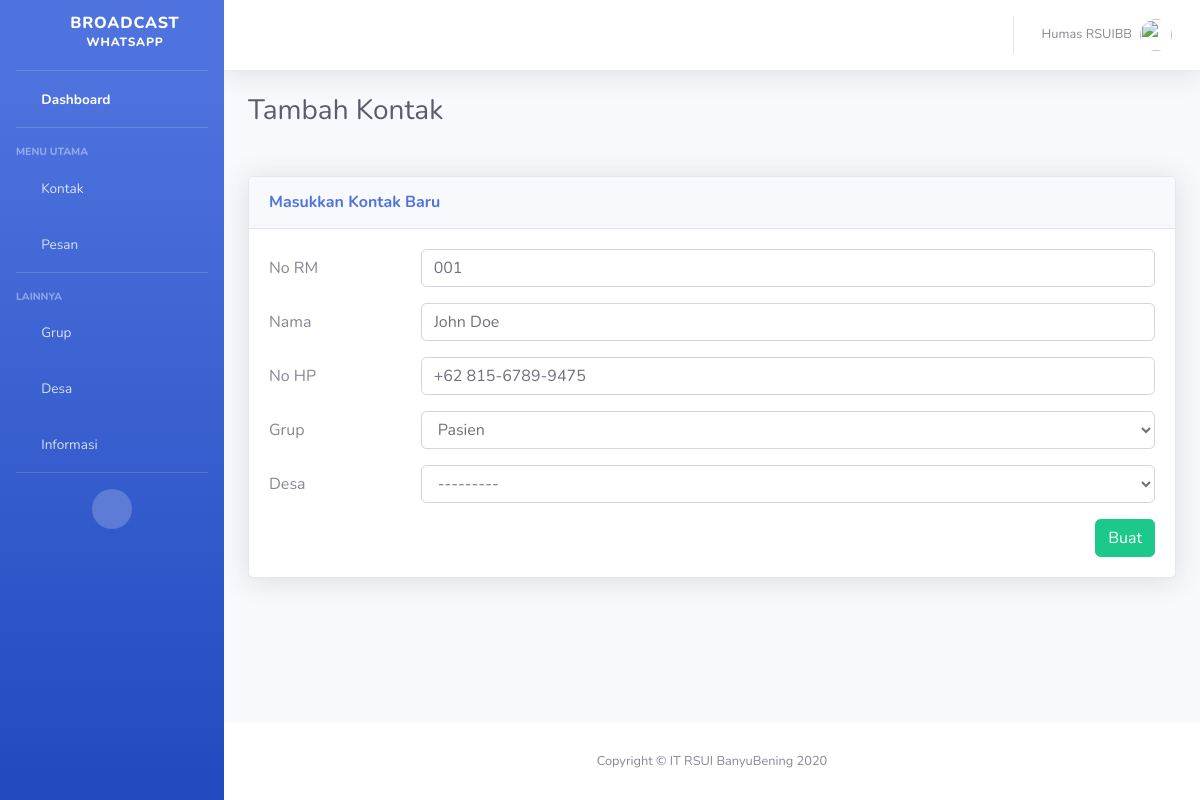
Page /kontak/ubah/1/ on the earlier database version.
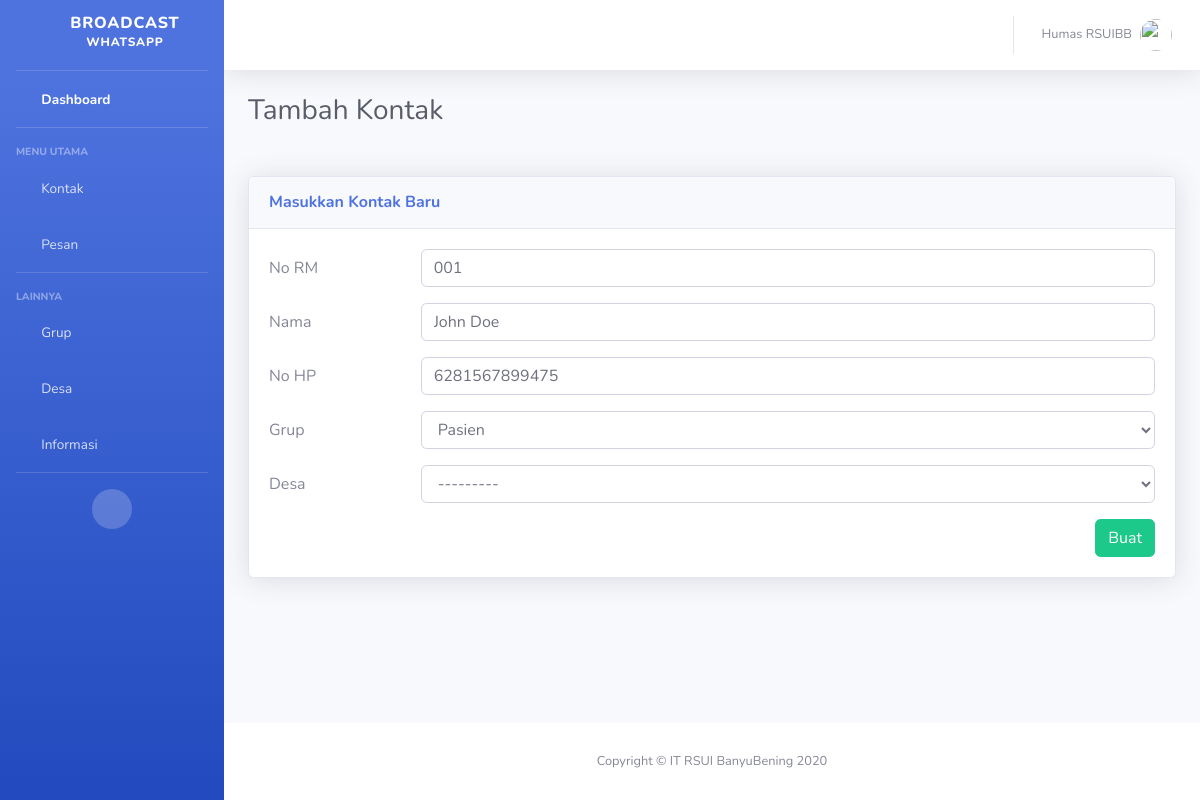
Same page on the later database version.
### kontak/models.py (models this page shows, shortened)
class Contacts(models.Model):
    norm        = models.CharField(max_length=50, null=True, blank=True)
    name        = models.CharField(max_length=50)
    contact     = models.CharField(max_length=50)
    group       = models.ForeignKey(Grup, on_delete=models.SET_NULL, null=True)
    desa        = models.ForeignKey(Desa, on_delete=models.SET_NULL, null=True, blank=True)
    is_active   = models.IntegerField(default=1)
    is_tester   = models.IntegerField(default=0)
    class Meta:
        db_table    = "contacts"

### kontak/views.py (the view, shortened to what this page needs)
# urls.py: re_path(r'^ubah/(?P<ubah_id>[0-9]+)/$', KontakFormView.as_view(mode='ubah'), name="ubah"),
class KontakFormView(View):
    template_name   = 'kontak/tambah.html'
    form    = KontakForm()
    mode    = None
    context = {}
    def get(self, *args, **kwargs):
        if self.mode == 'ubah':
            kontak_ubah = Contacts.objects.get(id=kwargs['ubah_id'])
            data        = kontak_ubah.__dict__
            self.form   = KontakForm(initial=data, instance=kontak_ubah)
        self.context    = {
            'Judul'         : 'Tambah Kontak',
            'Subjudul'      : 'Masukkan Kontak Baru',
            'kontak_form'   : self.form
        }
        return render(self.request, self.template_name, self.context)

### desa/models.py (called while the page is built)
    def __str__(self):
        return "{}".format(self.name)

### grup/models.py (called while the page is built)
    def __str__(self):
        return "{}".format(self.name)

### kontak/templates/kontak/tambah.html (shortened to what this page needs)
{% extends 'base.html' %}
{% load static %}
{% block heading %}
<div class="d-sm-flex align-items-center justify-content-between mb-4">
    <h1 class="h3 mb-0 text-gray-800">{{Judul}}</h1>
</div>
{% endblock heading %}
{% block tambah %}
<div class="row">
    <div class="col-lg-12">
        <div class="card shadow mb-4">
            <div class="card-header py-3">
                <h6 class="m-0 font-weight-bold text-primary">{{Subjudul}}</h6>
            </div>
            <div class="card-body">
                <form method="POST">
                    {% for field in kontak_form %}
                        <div class="form-group row">
                            <label for="{{field.id_for_label}}" class="col-sm-2 col-form-label">{{field.label}}</label>
                            <div class="col-sm-10">
                                {{field}}
                            </div>
                        </div>
                    {% endfor %}
                    <button type="submit" class="btn btn-success float-right">Buat</button>
                </form>
            </div>
        </div>
    </div>
</div>
{% endblock tambah %}

### templates/base.html (shortened to what this page needs)
{% load static %}
<!DOCTYPE html>
<html lang="en">
<head>
  {% include "snippets/styles.html" %}
</head>
<body id="page-top">
  <div id="wrapper">
    {% include "snippets/sidebar.html" %}
    <div id="content-wrapper" class="d-flex flex-column">
      <div id="content">
        <nav class="navbar navbar-expand navbar-light bg-white topbar mb-4 static-top shadow">
          <ul class="navbar-nav ml-auto">
            <li class="nav-item dropdown no-arrow">
              <a class="nav-link dropdown-toggle" href="#" id="userDropdown" role="button" data-toggle="dropdown" aria-haspopup="true" aria-expanded="false">
                <span class="mr-2 d-none d-lg-inline text-gray-600 small">Humas RSUIBB</span>
                <img class="img-profile rounded-circle" src="https://source.unsplash.com/QAB-WJcbgJk/60x60">
              </a>
            </li>
          </ul>
        </nav>
        <div class="container-fluid">
          {% block heading %}
          {% endblock heading %}
          <div class="row">
          </div>
          {% block tambah %}
          {% endblock tambah %}
        </div>
      </div>
      <footer class="sticky-footer bg-white">
        <div class="container my-auto">
          <div class="copyright text-center my-auto">
            <span>Copyright &copy; IT RSUI BanyuBening 2020</span>
          </div>
        </div>
      </footer>
    </div>
  </div>
</body>
</html>

### templates/snippets/styles.html (shortened to what this page needs)
{% load static %}
<link href="{% static "vendor/fontawesome-free/css/all.min.css" %}" rel="stylesheet" type="text/css">
<link href="{% static "css/sb-admin-2.min.css" %}" rel="stylesheet">

### templates/snippets/sidebar.html (shortened to what this page needs)
<ul class="navbar-nav bg-gradient-primary sidebar sidebar-dark accordion" id="accordionSidebar">
    <a class="sidebar-brand d-flex align-items-center justify-content-center" href="{% url "index" %}">
        <div class="sidebar-brand-icon rotate-n-15">
        <i class="fas fa-laugh"></i>
        </div>
        <div class="sidebar-brand-text mx-3">Broadcast <sup>WhatsApp</sup></div>
    </a>
    <hr class="sidebar-divider my-0">
    <li class="nav-item active">
        <a class="nav-link" href="{% url "index" %}">
        <i class="fas fa-fw fa-tachometer-alt"></i>
        <span>Dashboard</span></a>
    </li>
    <hr class="sidebar-divider">
    <div class="sidebar-heading">
        Menu Utama
    </div>
    <li class="nav-item">
        <a class="nav-link collapsed" href="#" data-toggle="collapse" data-target="#collapseKontak" aria-expanded="true" aria-controls="collapseKontak">
            <i class="fas fa-fw fa-phone"></i>
            <span>Kontak</span>
        </a>
    </li>
    <li class="nav-item">
        <a class="nav-link collapsed" href="#" data-toggle="collapse" data-target="#collapsePesan" aria-expanded="true" aria-controls="collapsePesan">
            <i class="fas fa-fw fa-inbox"></i>
            <span>Pesan</span>
            </a>
    </li>
    <hr class="sidebar-divider">
    <div class="sidebar-heading">
        Lainnya
    </div>
    <li class="nav-item">
        <a class="nav-link collapsed" href="#" data-toggle="collapse" data-target="#collapseGrup" aria-expanded="true" aria-controls="collapseGrup">
            <i class="fas fa-fw fa-user-circle"></i>
            <span>Grup</span>
        </a>
    </li>
    <li class="nav-item">
        <a class="nav-link collapsed" href="#" data-toggle="collapse" data-target="#collapseDesa" aria-expanded="true" aria-controls="collapseKategori">
            <i class="fas fa-fw fa-flag"></i>
            <span>Desa</span>
        </a>
    </li>
    <li class="nav-item">
        <a class="nav-link" href="{% url "index" %}">
        <i class="fas fa-fw fa-info-circle"></i>
        <span>Informasi</span></a>
    </li>
    <hr class="sidebar-divider d-none d-md-block">
    <div class="text-center d-none d-md-inline">
        <button class="rounded-circle border-0" id="sidebarToggle"></button>
    </div>
</ul>

### templates/snippets/scripts.html (shortened to what this page needs)
{% load static %}

Differences in the rows shown:
changed Contacts "John Doe": contact "+62 815-6789-9475" → "6281567899475"
